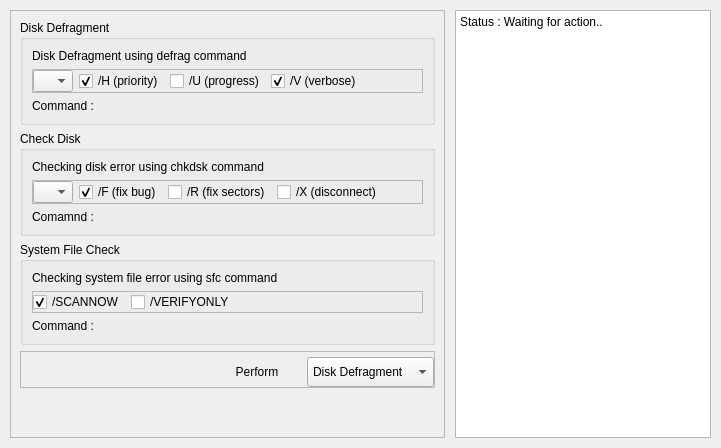
            <widget class="QWidget" name="page_DiskUtility">
             <layout class="QHBoxLayout" name="horizontalLayout_5">
              <property name="spacing">
               <number>10</number>
              </property>
              <property name="leftMargin">
               <number>10</number>
              </property>
              <property name="topMargin">
               <number>10</number>
              </property>
              <property name="rightMargin">
               <number>10</number>
              </property>
              <property name="bottomMargin">
               <number>10</number>
              </property>
              <item>
               <widget class="QFrame" name="frame_DiskUtility_Option">
                <property name="minimumSize">
                 <size>
                  <width>400</width>
                  <height>0</height>
                 </size>
                </property>
                <property name="maximumSize">
                 <size>
                  <width>16777215</width>
                  <height>16777215</height>
                 </size>
                </property>
                <property name="frameShape">
                 <enum>QFrame::StyledPanel</enum>
                </property>
                <property name="frameShadow">
                 <enum>QFrame::Raised</enum>
                </property>
                <layout class="QVBoxLayout" name="verticalLayout_8">
                 <item>
                  <widget class="QGroupBox" name="group_DiskUtility_DD">
                   <property name="title">
                    <string>Disk Defragment</string>
                   </property>
                   <layout class="QGridLayout" name="gridLayout_3">
                    <item row="0" column="0">
                     <widget class="QLabel" name="lbl_DiskUtility_DD_1">
                      <property name="text">
                       <string>Disk Defragment using defrag command</string>
                      </property>
                     </widget>
                    </item>
                    <item row="2" column="0">
                     <widget class="QLabel" name="lbl_DiskUtility_DD_2">
                      <property name="text">
                       <string>Command :</string>
                      </property>
                     </widget>
                    </item>
                    <item row="1" column="0">
                     <widget class="QFrame" name="frame_DiskUtility_DD">
                      <property name="frameShape">
                       <enum>QFrame::StyledPanel</enum>
                      </property>
                      <property name="frameShadow">
                       <enum>QFrame::Raised</enum>
                      </property>
                      <layout class="QHBoxLayout" name="horizontalLayout_6">
                       <property name="leftMargin">
                        <number>0</number>
                       </property>
                       <property name="topMargin">
                        <number>0</number>
                       </property>
                       <property name="rightMargin">
                        <number>0</number>
                       </property>
                       <property name="bottomMargin">
                        <number>0</number>
                       </property>
                       <item>
                        <widget class="QComboBox" name="cbx_DiskUtility_DD_1">
                         <property name="maximumSize">
                          <size>
                           <width>40</width>
                           <height>16777215</height>
                          </size>
                         </property>
                        </widget>
                       </item>
                       <item>
                        <widget class="QCheckBox" name="chk_DiskUtility_DD_1">
                         <property name="text">
                          <string>/H (priority)</string>
                         </property>
                         <property name="checked">
                          <bool>true</bool>
                         </property>
                        </widget>
                       </item>
                       <item>
                        <widget class="QCheckBox" name="chk_DiskUtility_DD_2">
                         <property name="text">
                          <string>/U (progress)</string>
                         </property>
                         <property name="checked">
                          <bool>false</bool>
                         </property>
                        </widget>
                       </item>
                       <item>
                        <widget class="QCheckBox" name="chk_DiskUtility_DD_3">
                         <property name="text">
                          <string>/V (verbose)</string>
                         </property>
                         <property name="checked">
                          <bool>true</bool>
                         </property>
                        </widget>
                       </item>
                       <item>
                        <spacer name="horizontalSpacer_2">
                         <property name="orientation">
                          <enum>Qt::Horizontal</enum>
                         </property>
                         <property name="sizeHint" stdset="0">
                          <size>
                           <width>40</width>
                           <height>20</height>
                          </size>
                         </property>
                        </spacer>
                       </item>
                      </layout>
                     </widget>
                    </item>
                   </layout>
                  </widget>
                 </item>
                 <item>
                  <widget class="QGroupBox" name="group__DiskUtility_CHK">
                   <property name="title">
                    <string>Check Disk</string>
                   </property>
                   <layout class="QVBoxLayout" name="verticalLayout_10">
                    <item>
                     <widget class="QLabel" name="lbl_DiskUtility_CHK_1">
                      <property name="text">
                       <string>Checking disk error using chkdsk command</string>
                      </property>
                     </widget>
                    </item>
                    <item>
                     <widget class="QFrame" name="frame_DiskUtility_CHK">
                      <property name="frameShape">
                       <enum>QFrame::StyledPanel</enum>
                      </property>
                      <property name="frameShadow">
                       <enum>QFrame::Raised</enum>
                      </property>
                      <layout class="QHBoxLayout" name="horizontalLayout_7">
                       <property name="leftMargin">
                        <number>0</number>
                       </property>
                       <property name="topMargin">
                        <number>0</number>
                       </property>
                       <property name="rightMargin">
                        <number>0</number>
                       </property>
                       <property name="bottomMargin">
                        <number>0</number>
                       </property>
                       <item>
                        <widget class="QComboBox" name="cbx_DiskUtility_CHK_1">
                         <property name="maximumSize">
                          <size>
                           <width>40</width>
                           <height>16777215</height>
                          </size>
                         </property>
                        </widget>
                       </item>
                       <item>
                        <widget class="QCheckBox" name="chk_DiskUtility_CHK_1">
                         <property name="text">
                          <string>/F (fix bug)</string>
                         </property>
                         <property name="checked">
                          <bool>true</bool>
                         </property>
                        </widget>
                       </item>
                       <item>
                        <widget class="QCheckBox" name="chk_DiskUtility_CHK_2">
                         <property name="text">
                          <string>/R (fix sectors)</string>
                         </property>
                        </widget>
                       </item>
                       <item>
                        <widget class="QCheckBox" name="chk_DiskUtility_CHK_3">
                         <property name="text">
                          <string>/X (disconnect)</string>
                         </property>
                        </widget>
                       </item>
                       <item>
                        <spacer name="horizontalSpacer_3">
                         <property name="orientation">
                          <enum>Qt::Horizontal</enum>
                         </property>
                         <property name="sizeHint" stdset="0">
                          <size>
                           <width>40</width>
                           <height>20</height>
                          </size>
                         </property>
                        </spacer>
                       </item>
                      </layout>
                     </widget>
                    </item>
                    <item>
                     <widget class="QLabel" name="lbl_DiskUtility_CHK_2">
                      <property name="text">
                       <string>Comamnd :</string>
                      </property>
                     </widget>
                    </item>
                   </layout>
                  </widget>
                 </item>
                 <item>
                  <widget class="QGroupBox" name="group_DiskUtility_SFC">
                   <property name="title">
                    <string>System File Check</string>
                   </property>
                   <layout class="QVBoxLayout" name="verticalLayout_11">
                    <item>
                     <widget class="QLabel" name="lbl_DiskUtility_SFC_1">
                      <property name="text">
                       <string>Checking system file error using sfc command</string>
                      </property>
                     </widget>
                    </item>
                    <item>
                     <widget class="QFrame" name="frame_DiskUtility_SFC">
                      <property name="frameShape">
                       <enum>QFrame::StyledPanel</enum>
                      </property>
                      <property name="frameShadow">
                       <enum>QFrame::Raised</enum>
                      </property>
                      <layout class="QHBoxLayout" name="horizontalLayout_8">
                       <property name="leftMargin">
                        <number>0</number>
                       </property>
                       <property name="topMargin">
                        <number>0</number>
                       </property>
                       <property name="rightMargin">
                        <number>0</number>
                       </property>
                       <property name="bottomMargin">
                        <number>0</number>
                       </property>
                       <item>
                        <widget class="QCheckBox" name="chk_DiskUtility_SFC_1">
                         <property name="text">
                          <string>/SCANNOW</string>
                         </property>
                         <property name="checked">
                          <bool>true</bool>
                         </property>
                        </widget>
                       </item>
                       <item>
                        <widget class="QCheckBox" name="chk_DiskUtility_SFC_2">
                         <property name="text">
                          <string>/VERIFYONLY</string>
                         </property>
                        </widget>
                       </item>
                       <item>
                        <spacer name="horizontalSpacer_4">
                         <property name="orientation">
                          <enum>Qt::Horizontal</enum>
                         </property>
                         <property name="sizeHint" stdset="0">
                          <size>
                           <width>40</width>
                           <height>20</height>
                          </size>
                         </property>
                        </spacer>
                       </item>
                      </layout>
                     </widget>
                    </item>
                    <item>
                     <widget class="QLabel" name="lbl_DiskUtility_SFC_2">
                      <property name="text">
                       <string>Command :</string>
                      </property>
                     </widget>
                    </item>
                   </layout>
                  </widget>
                 </item>
                 <item>
                  <widget class="QFrame" name="frame_DiskUtility_x1">
                   <property name="frameShape">
                    <enum>QFrame::StyledPanel</enum>
                   </property>
                   <property name="frameShadow">
                    <enum>QFrame::Raised</enum>
                   </property>
                   <layout class="QHBoxLayout" name="horizontalLayout_10">
                    <property name="spacing">
                     <number>0</number>
                    </property>
                    <property name="leftMargin">
                     <number>0</number>
                    </property>
                    <property name="topMargin">
                     <number>5</number>
                    </property>
                    <property name="rightMargin">
                     <number>0</number>
                    </property>
                    <property name="bottomMargin">
                     <number>0</number>
                    </property>
                    <item>
                     <spacer name="horizontalSpacer">
                      <property name="orientation">
                       <enum>Qt::Horizontal</enum>
                      </property>
                      <property name="sizeHint" stdset="0">
                       <size>
                        <width>40</width>
                        <height>20</height>
                       </size>
                      </property>
                     </spacer>
                    </item>
                    <item>
                     <widget class="QPushButton" name="btn_DiskUtility_Perform">
                      <property name="minimumSize">
                       <size>
                        <width>100</width>
                        <height>30</height>
                       </size>
                      </property>
                      <property name="maximumSize">
                       <size>
                        <width>100</width>
                        <height>16777215</height>
                       </size>
                      </property>
                      <property name="styleSheet">
                       <string notr="true">border-top-left-radius: 7px;
border-top-right-radius: none;
border-bottom-left-radius: 7px;
border-bottom-right-radius: none;
border: none;</string>
                      </property>
                      <property name="text">
                       <string>Perform</string>
                      </property>
                     </widget>
                    </item>
                    <item>
                     <widget class="QComboBox" name="cbx_DiskUtility_Mode">
                      <property name="minimumSize">
                       <size>
                        <width>100</width>
                        <height>30</height>
                       </size>
                      </property>
                      <property name="maximumSize">
                       <size>
                        <width>200</width>
                        <height>16777215</height>
                       </size>
                      </property>
                      <property name="styleSheet">
                       <string notr="true">padding-left: 5px;</string>
                      </property>
                      <item>
                       <property name="text">
                        <string>Disk Defragment</string>
                       </property>
                      </item>
                      <item>
                       <property name="text">
                        <string>Disk Check</string>
                       </property>
                      </item>
                      <item>
                       <property name="text">
                        <string>System File Check</string>
                       </property>
                      </item>
                     </widget>
                    </item>
                   </layout>
                  </widget>
                 </item>
                 <item>
                  <spacer name="verticalSpacer">
                   <property name="orientation">
                    <enum>Qt::Vertical</enum>
                   </property>
                   <property name="sizeHint" stdset="0">
                    <size>
                     <width>20</width>
                     <height>40</height>
                    </size>
                   </property>
                  </spacer>
                 </item>
                </layout>
               </widget>
              </item>
              <item>
               <widget class="QPlainTextEdit" name="txt_DiskUtility_Log">
                <property name="maximumSize">
                 <size>
                  <width>400</width>
                  <height>16777215</height>
                 </size>
                </property>
                <property name="plainText">
                 <string>Status : Waiting for action..</string>
                </property>
               </widget>
              </item>
             </layout>
            </widget>
